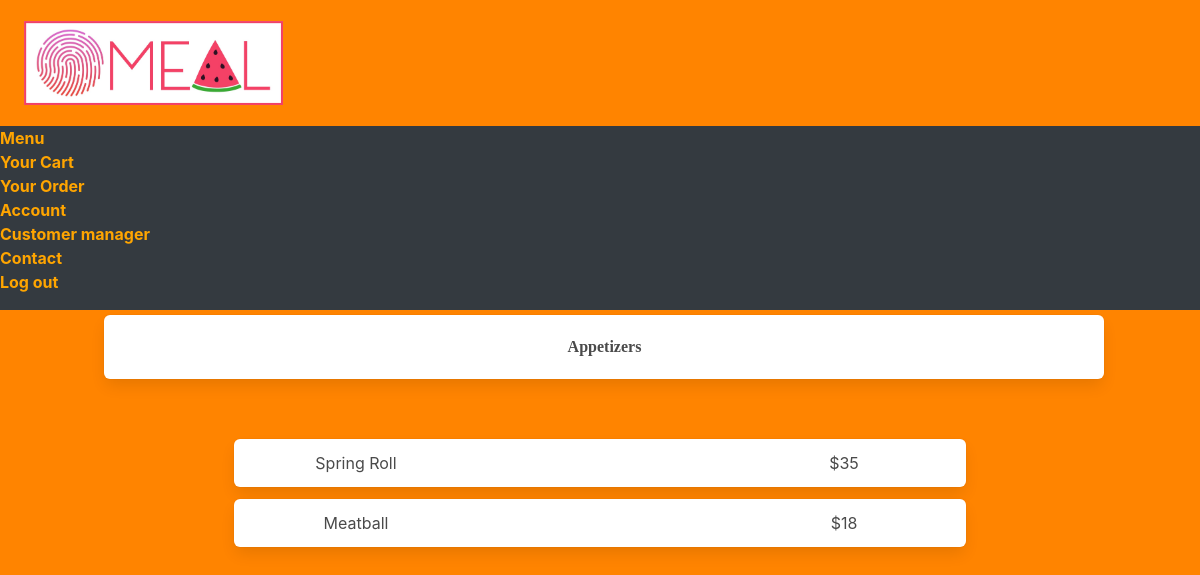
Screenshot of /appetizers (signed in) with the database file from the repository.
### main.py (models this page shows, shortened)
class Appetizers(db.Model):
    id = db.Column(db.Integer, primary_key=True)
    name = db.Column(db.String(200), nullable=False)
    price = db.Column(db.Integer)

### main.py (the view)
@main.route('/appetizers', methods=['GET'])
def appetizers():
    dishes = Appetizers.query.order_by(Appetizers.id).all()
    return render_template('view_option/view_menu/appetizers.html', dishes=dishes)

### main.py (called while the page is built)
@login_manager.user_loader
def load_user(user_id):
    return User.query.get(int(user_id))

### templates/view_option/view_menu/appetizers.html (shortened to what this page needs)
{% extends "base.html" %}
{% block head%}
    <link rel= "stylesheet" type= "text/css" href= "{{ url_for('static',filename='styles/view_menu/style_each_menu.css') }}">
{%endblock%}
{% block body%}
<div class="box choosing-option has-text-weight-bold">Appetizers</div>
<section class="section">
    {% for dish in dishes %}
    <div class="container">
        <div class=" columns has-text-centered is-mobile">
            <div class="column is-1"></div>
            <a href="/appetizers/{{dish.id}}" class="column box has-text-centered is-8">
                <div class="columns is-mobile">
                    <div class="column is1">{{ dish.name }}</div>
                    <div class="column is7"></div>
                    <div class="column is4">${{ dish.price }}</div>
                </div>
            </a>
            <div class="column is-1"></div>
        </div>
    </div>
    {% endfor %}
</section>
{%endblock%}

### static/styles/view_menu/style_each_menu.css (style rules this page uses)
:root { --primary-color: rgb(255, 132, 0); }
body, html { background-color:var(--primary-color) }
.box { width: 83.3333%; margin-left: 8.3333%; }
.choosing-option { display: inline-block; margin-top: -20%; text-align: center; font-weight: 800; font-family: "Bell Gothic Std Light"; }

### rows the page displays
Appetizers: name "Spring Roll", price "35"
Appetizers: name "Meatball", price "18"
